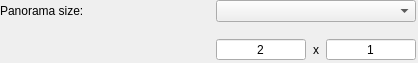
<?xml version="1.0" encoding="UTF-8"?>
<ui version="4.0">
 <class>PanoSizeSelector</class>
 <widget class="QWidget" name="PanoSizeSelector">
  <property name="geometry">
   <rect>
    <x>0</x>
    <y>0</y>
    <width>418</width>
    <height>63</height>
   </rect>
  </property>
  <layout class="QGridLayout" name="gridLayout">
   <property name="leftMargin">
    <number>0</number>
   </property>
   <property name="topMargin">
    <number>0</number>
   </property>
   <property name="rightMargin">
    <number>0</number>
   </property>
   <property name="bottomMargin">
    <number>0</number>
   </property>
   <property name="spacing">
    <number>16</number>
   </property>
   <item row="0" column="0">
    <widget class="QLabel" name="label">
     <property name="minimumSize">
      <size>
       <width>200</width>
       <height>0</height>
      </size>
     </property>
     <property name="maximumSize">
      <size>
       <width>200</width>
       <height>16777215</height>
      </size>
     </property>
     <property name="text">
      <string>Panorama size:</string>
     </property>
    </widget>
   </item>
   <item row="0" column="1">
    <widget class="QComboBox" name="presetBox">
     <property name="minimumSize">
      <size>
       <width>200</width>
       <height>0</height>
      </size>
     </property>
     <property name="maximumSize">
      <size>
       <width>200</width>
       <height>16777215</height>
      </size>
     </property>
    </widget>
   </item>
   <item row="1" column="1">
    <layout class="QHBoxLayout" name="horizontalLayout">
     <property name="spacing">
      <number>5</number>
     </property>
     <item>
      <widget class="QSpinBox" name="spinWidth">
       <property name="minimumSize">
        <size>
         <width>90</width>
         <height>0</height>
        </size>
       </property>
       <property name="maximumSize">
        <size>
         <width>90</width>
         <height>16777215</height>
        </size>
       </property>
       <property name="alignment">
        <set>Qt::AlignCenter</set>
       </property>
       <property name="buttonSymbols">
        <enum>QAbstractSpinBox::NoButtons</enum>
       </property>
       <property name="minimum">
        <number>2</number>
       </property>
       <property name="maximum">
        <number>1600000000</number>
       </property>
      </widget>
     </item>
     <item>
      <widget class="QLabel" name="labelX">
       <property name="minimumSize">
        <size>
         <width>10</width>
         <height>0</height>
        </size>
       </property>
       <property name="maximumSize">
        <size>
         <width>10</width>
         <height>16777215</height>
        </size>
       </property>
       <property name="text">
        <string notr="true">x</string>
       </property>
       <property name="alignment">
        <set>Qt::AlignCenter</set>
       </property>
      </widget>
     </item>
     <item>
      <widget class="QSpinBox" name="spinHeight">
       <property name="minimumSize">
        <size>
         <width>90</width>
         <height>0</height>
        </size>
       </property>
       <property name="maximumSize">
        <size>
         <width>90</width>
         <height>16777215</height>
        </size>
       </property>
       <property name="alignment">
        <set>Qt::AlignCenter</set>
       </property>
       <property name="buttonSymbols">
        <enum>QAbstractSpinBox::NoButtons</enum>
       </property>
       <property name="minimum">
        <number>1</number>
       </property>
       <property name="maximum">
        <number>1600000000</number>
       </property>
      </widget>
     </item>
    </layout>
   </item>
  </layout>
 </widget>
 <resources/>
 <connections/>
</ui>
